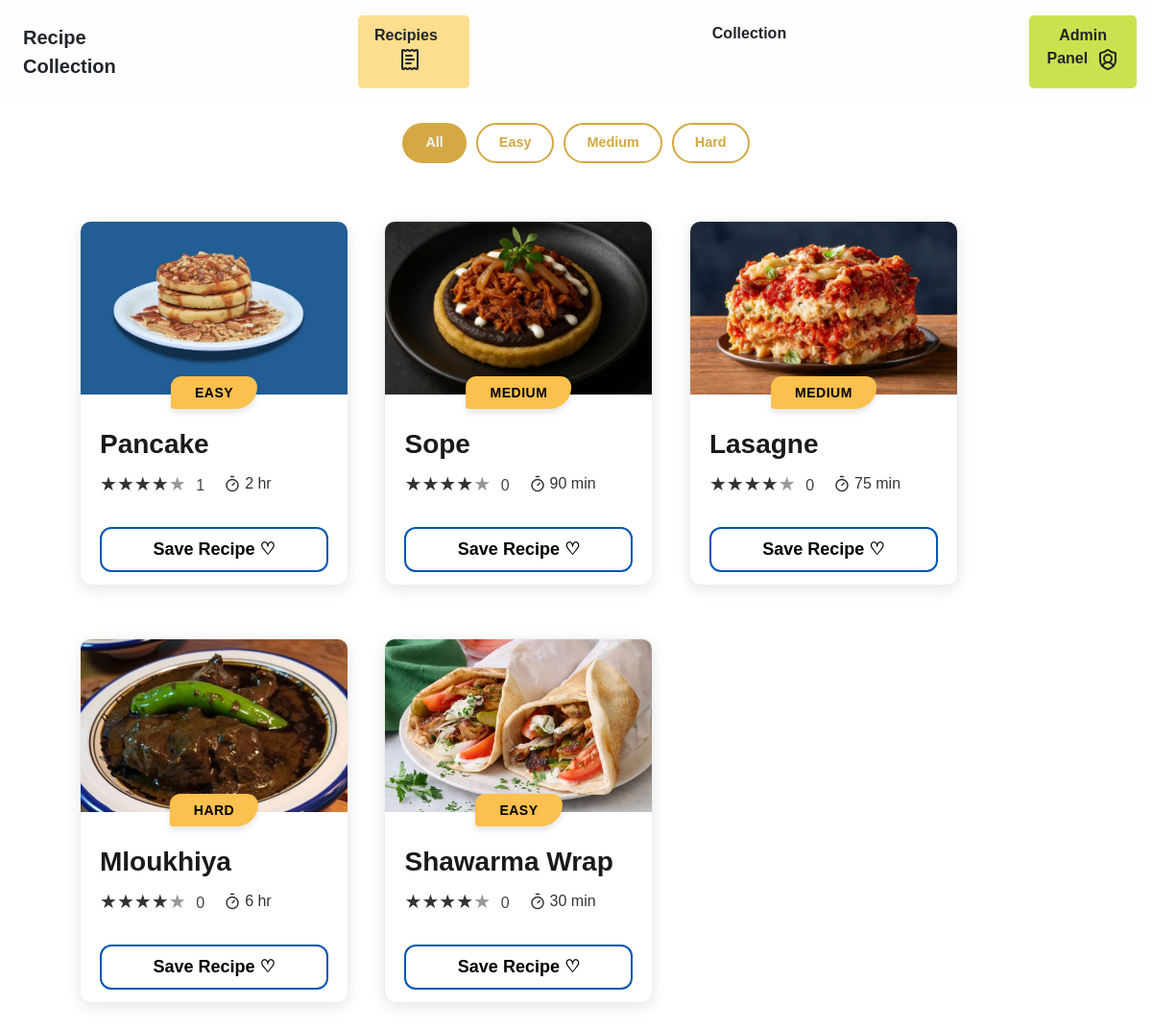
The app's page /home.php with its own data.
### tables this page shows
CREATE TABLE `recipies` (
  `id` int(11) NOT NULL,
  `title` varchar(30) NOT NULL,
  `difficulty` varchar(20) NOT NULL,
  `description` text NOT NULL,
  `steps` text NOT NULL,
  `time` int(11) NOT NULL,
  `isPublic` int(11) NOT NULL DEFAULT 0,
  `savedCount` int(11) NOT NULL DEFAULT 0,
  `ownerName` varchar(30) NOT NULL,
  `ownerId` int(11) NOT NULL DEFAULT -1
);

### home.php (the view, shortened to what this page needs)
<!DOCTYPE html>
<html lang="en">
<head>
    <link href="https://cdn.jsdelivr.net/npm/bootstrap@5.3.8/dist/css/bootstrap.min.css" rel="stylesheet">
    <link rel="stylesheet" href="styles/navBar.css">
    <link rel="stylesheet" href="styles/recipe.css">
    <link rel="stylesheet" href="styles/style.css">
</head>
<?php
include("navbar.php");
$admin = $_SESSION["admin"];
$id = $_SESSION["userID"];
$res = mysqli_query($con,"select * from recipies where isPublic = 1");
?>
<body>
    <div class="filter-bar">
        <button class="filter-btn active" onclick="filterRecipes(this, 'all')">All</button>
        <button class="filter-btn" onclick="filterRecipes(this, 'easy')">Easy</button>
        <button class="filter-btn" onclick="filterRecipes(this, 'medium')">Medium</button>
        <button class="filter-btn" onclick="filterRecipes(this, 'hard')">Hard</button>
    </div>
    <div class="recipies-container">
    <?php
    if (mysqli_num_rows($res) == 0){
    echo "No recipies available right now";
    }else{
    while ($tab=mysqli_fetch_array($res)){
        echo '
        <div class="flip-card" data-difficulty="'.strtolower($tab[2]).'"
        onclick="toggleFlip(this)">
        <div class="flip-card-inner">
        <div class="flip-card-front">
            <div class="image-container">
            <img src="assets/'.$tab[1].'.png" alt="Recipe Image">
            <div class="badge">'.$tab[2].'</div>
            </div>
            <div class="content">
            <h1>'.$tab[1].'</h1>
            <div class="meta">
                <div class="stars">★★★★<span style="opacity:0.5">★</span> <span class="rating-count">'.$tab[7].'</span></div>
                <div class="time">
                <svg xmlns="http://www.w3.org/2000/svg" width="24" height="24" viewBox="0 0 24 24" fill="none" stroke="currentColor" stroke-width="2" stroke-linecap="round" stroke-linejoin="round" class="lucide lucide-timer-icon lucide-timer"><line x1="10" x2="14" y1="2" y2="2"/><line x1="12" x2="15" y1="14" y2="11"/><circle cx="12" cy="14" r="8"/></svg>
                <span>'.($tab[5] % 60 == 0 ? $tab[5]/60 .' hr' : $tab[5] .' min').'</span>
                </div>
            </div>';
            if ($admin == 0){
                echo '
            <button class="save-btn" onclick="addSavedRecipe(event,'.$id.','.$tab[0].')">Save Recipe ♡</button>
                ';
            }else{
                echo '
                <button class="action-btn" onclick="viewRecipeDetails(event,'.$tab[0].')">View Recipe</button>
                ';
            }
            echo'</div>
        </div>
        <div class="flip-card-back">
            <div class="testimonial-content">
            <p class="quote">
                "'.$tab[3].'."
                <span class="author">—'.$tab[8].'</span>
            </p>
            <div class="button-group">
                ';
                if ($admin == 0){
                    echo '
                <button class="action-btn" onclick="viewRecipeDetails(event,'.$tab[0].')">View Recipe</button>
                    ';
                }else{
                    echo '
                      <button class="action-btn" onclick="deleteRecipe(event,'.$tab[0].')">Delete Recipe</button>
                       <button class="save-btn" onclick="addSavedRecipe(event,'.$id.','.$tab[0].')">Save Recipe ♡</button>
                    ';
                }
                echo'
            </div>
            </div>
        </div>
        </div>
    </div>
        ';
    }
    }
    ?>
    </div>
</body>
</html>

### navbar.php (shortened to what this page needs)
<?php
$admin = $_SESSION["admin"];
?>
<nav class="navBar">
    <span class="navBar-title">Recipe Collection</span>
    <a href="home.php" class="btn recipies">
    Recipies
    </a>
    <a class="btn" href="collection.php">Collection</a>
    <?php
        if ($admin == "0"){
            echo '
                <a class="btn myprofile" href="profile.php">
                    My Profile
                    <svg xmlns="http://www.w3.org/2000/svg" width="24" height="24" viewBox="0 0 24 24" fill="none" stroke="currentColor" stroke-width="2" stroke-linecap="round" stroke-linejoin="round" class="lucide lucide-user-round-icon lucide-user-round"><circle cx="12" cy="8" r="5"/><path d="M20 21a8 8 0 0 0-16 0"/></svg>
                </a>
                ';
        }else{
            echo '
                <a class="btn myprofile" href="admin.php">
    Admin Panel
    <svg xmlns="http://www.w3.org/2000/svg" width="24" height="24" viewBox="0 0 24 24" fill="none" stroke="currentColor" stroke-width="2" stroke-linecap="round" stroke-linejoin="round" class="lucide lucide-shield-user-icon lucide-shield-user"><path d="M20 13c0 5-3.5 7.5-7.66 8.95a1 1 0 0 1-.67-.01C7.5 20.5 4 18 4 13V6a1 1 0 0 1 1-1c2 0 4.5-1.2 6.24-2.72a1.17 1.17 0 0 1 1.52 0C14.51 3.81 17 5 19 5a1 1 0 0 1 1 1z"/><path d="M6.376 18.91a6 6 0 0 1 11.249.003"/><circle cx="12" cy="11" r="4"/></svg>
    </a>
                ';
        }
    ?>
</nav>

### styles/navBar.css (style rules this page uses)
* { font-family: 'Trebuchet MS', 'Lucida Sans Unicode', 'Lucida Grande', 'Lucida Sans', Arial, sans-serif; }
.navBar { background-color: #fefeff; padding: 1rem; display: flex; }
.navBar-title { font-weight: bold; font-size: 1.25rem; padding: 0.5rem; }
.navBar a.btn { margin-left: 15rem; cursor: pointer; font-size: 1rem; font-weight: bold; }
.navBar a.btn.myprofile { background-color: #cce14f; padding: 0.5rem 1rem; border-radius: 5px; }
.recipies { display: inline-block; background-color: #fcde8e; padding: 0.5rem 1rem; border-radius: 5px; padding-right: 2rem; }
a svg { vertical-align: middle; margin-left: 0.25rem; }
.recipies svg { margin-left: 0.45rem; }

### styles/recipe.css (style rules this page uses)
.recipies-container { padding: 50px; height: 86vh; overflow-y: auto; }
.image-container { position: relative; height: 180px; border-radius: 200px; }
.image-container img { width: 100%; height: 100%; object-fit: cover; border-top-left-radius: 10px; border-top-right-radius: 10px; }
.badge { position: absolute; bottom: -15px; left: 50%; transform: translateX(-50%); background-color: #fbc04d; color: #000; font-weight: 900; padding: 10px 25px; border-radius: 15px 15px 30px 5px; font-size: 14px; letter-spacing: 0.5px; box-shadow: 0 4px 6px rgba(0,0,0,0.1); text-transform: uppercase; }
.content { padding: 35px 20px 20px; }
h1 { font-size: 28px; font-weight: 900; margin: 0 0 10px 0; color: #1a1a1a; text-transform: capitalize ; }
.meta { display: flex; align-items: center; gap: 20px; margin-bottom: 30px; color: #333; }
.stars { font-size: 20px; }
.rating-count { font-size: 16px; color: #444; margin-left: 5px; }
.time { font-weight: 500; }
.save-btn { width: 100%; background: white; border: 2px solid #0056b3; border-radius: 12px; padding: 8px; font-size: 18px; font-weight: 700; color: #000; cursor: pointer; display: flex; justify-content: center; align-items: center; gap: 10px; transition: all 0.2s; }
.flip-card { background-color: transparent; width: 280px; height: 380px; perspective: 1000px; cursor: pointer; display: inline-block; margin-left: 3%; margin-bottom: 3rem !important; }
.flip-card-inner { position: relative; width: 100%; height: 100%; transition: transform 0.6s; transform-style: preserve-3d; }
.flip-card-front, .flip-card-back { position: absolute; width: 100%; height: 100%; -webkit-backface-visibility: hidden; backface-visibility: hidden; border-radius: 12px; box-shadow: 0 4px 15px rgba(0,0,0,0.1); background: white; border: 1px solid #eee; }
.flip-card-back { transform: rotateY(180deg); display: flex; flex-direction: column; padding: 30px 20px; justify-content: space-between; }
.quote { font-style: italic; font-size: 1.2rem; line-height: 1.5; color: #1a1a1a; }
.author { display: block; margin-top: 10px; font-style: normal; font-weight: 900; }
.button-group { display: flex; flex-direction: column; gap: 12px; }
.action-btn { width: 100%; background: white; border: 1.5px solid #000; border-radius: 10px; padding: 10px; font-size: 18px; font-weight: 800; cursor: pointer; transition: 0.2s; }
.time { display: flex; align-items: center; gap: 4px; font-size: 16px; line-height: 1; }
.time svg { width: 18px; height: 18px; display: block; }

### styles/style.css (style rules this page uses)
* { font-family: 'Trebuchet MS', 'Lucida Sans Unicode', 'Lucida Grande', 'Lucida Sans', Arial, sans-serif !important; }
body { height: 100vh; width: 100vw; overflow: hidden; }
.filter-bar { display: flex; gap: 10px; justify-content: center; padding: 20px 0 10px; }
.filter-btn { padding: 8px 22px; border: 2px solid #d4a843; border-radius: 25px; background: transparent; color: #d4a843; font-size: 0.9rem; font-weight: 600; cursor: pointer; transition: background 0.2s, color 0.2s; }
.filter-btn.active { background: #d4a843; color: whitesmoke; }

### records on screen
recipies: title (picture), difficulty "EASY", title "Pancake", savedCount "1", $tab[5]/60 "2"
recipies: title (picture), difficulty "MEDIUM", title "Sope", savedCount "0", time "90"
recipies: title (picture), difficulty "MEDIUM", title "Lasagne", savedCount "0", time "75"
recipies: title (picture), difficulty "HARD", title "Mloukhiya", savedCount "0", $tab[5]/60 "6"
recipies: title (picture), difficulty "EASY", title "Shawarma Wrap", savedCount "0", time "30"
